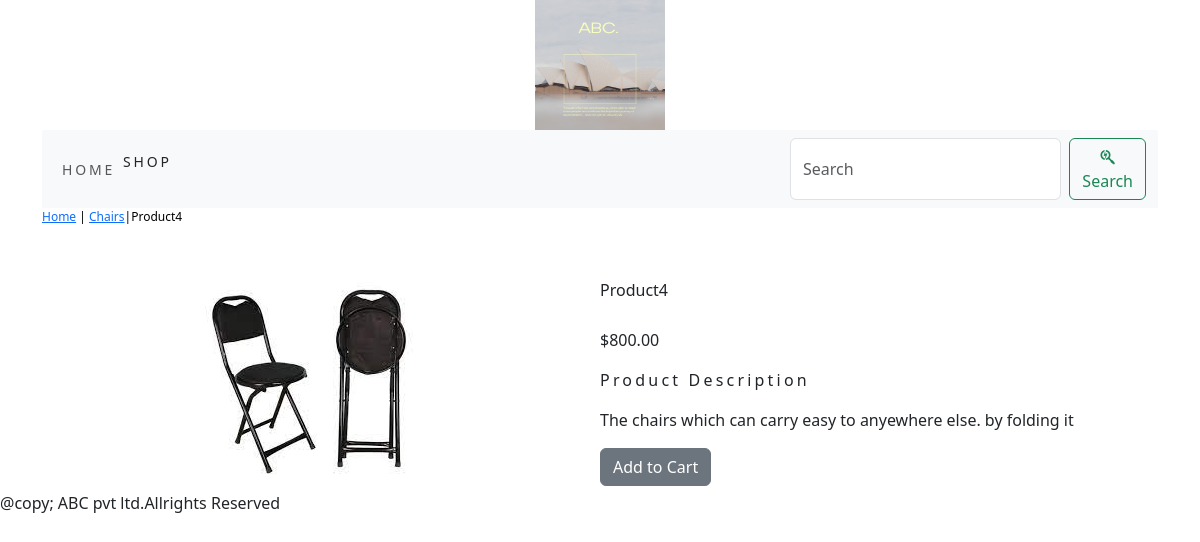
Page /shop2/chairs/foldable-chairs/ on the committed database.
### shop2/models.py (models this page shows, shortened)
class Product(models.Model):
    name=models.CharField(max_length=250,unique=True)
    slug=models.SlugField(max_length=250,unique=True)
    description=models.TextField(blank=True)
    price=models.DecimalField(max_digits=10,decimal_places=2)
    category=models.ForeignKey(Category,on_delete=models.CASCADE)
    image = models.ImageField(upload_to='product', blank=True)
    stock=models.IntegerField()
    available=models.BooleanField(default=True)
    created=models.DateTimeField(auto_now_add=True)
    updated=models.DateTimeField(auto_now=True)
    class Meta:
        ordering = ('name',)
        verbose_name = 'product'
        verbose_name_plural = 'products'

class Category(models.Model):
    name=models.CharField(max_length=250,unique=True)
    slug=models.SlugField(max_length=250,unique=True)
    description=models.TextField(blank=True)
    image=models.ImageField(upload_to='category',blank=True)
    class Meta:
        ordering=('name',)
        verbose_name='category'
        verbose_name_plural='categorise'
    def get_url(self):
        return reverse('shop2:products_by_category',args=[self.slug,])
    def __str__(self):
        return  '{}'.format(self.name)

### shop2/views.py (the view)
# urls.py: path('<slug:c_slug>/<slug:product_slug>/',views.proDetail,name='prodCatdetail'),
def proDetail(request,c_slug,product_slug):
    try:
        product=Product.objects.get(category__slug=c_slug,slug=product_slug)
    except Exception as e:
        raise e
    return render(request,'product.html',{'product':product})

### cart/context_processors.py (called while the page is built)
def counter(request):
    item_count=0
    if 'admin'in request.path:
        return {}
    else:
        try:
            cart=Cart.objects.filter(cart_id=_cart_id(request))
            cart_items=CartItem.objects.all().filter(cart=cart[:1])
            for cart_item in cart_items:
                item_count += cart_item.quantity
        except Cart.doesNotExist:
            item_count =0
    return dict(item_count=item_count)

### cart/views.py (called while the page is built)
def _cart_id(request):
    cart=request.session.session_key
    if not cart:
        cart=request.session.create()
    return cart

### shop2/context_processors.py (called while the page is built)
def menu_links(request):
    links=Category.objects.all()
    return dict(links=links)

### templates/product.html (shortened to what this page needs)
{% extends 'base.html' %}
{% load static %}
{% block content %}
<div class="row my_prod_row_class">
    <div class="mx_auto">
        <p><a href="{% url 'shop2:allProdCat' %}">Home</a> | <a href="{{product.category.get_url}}">{{product.category}}</a>|{{product.name}}</p>
    </div>
    <div class="container"></div>
<br>
<div class="row">
    <div class="col-12 col-sm-12 col-md-12 col-lg-6 text-center">
        <div style="min-width:18rem">
            <img src="{{product.image.url}}" alt="{{product.name}}">
        </div>
    </div>
    <div class="col-12 col-sm-12 col-md-12 col-lg-6">
        <div>
         <h1 class="my_prod_title">{{product.name}}</h1>
         <p>${{product.price}}</p>
         <p class="my_title">Product Description</p>
         <p class="text-justify my_prod_text">{{product.description}}</p>
         {% if product.stock <= 0 %}
         <p class="text-justify my_prod_text"><b>Out of Stock</b></p>
         {% else%}
         <a class="btn btn-secondary" href="{% url 'cart:add_cart' product.id %}">Add to Cart</a>
         {% endif %}
    </div>
    </div>
</div>
</div>
{% endblock %}

### static/css/custom.css (style rules this page uses)
.my_title { font-size : 16px; text_transform:uppercase; letter-spacing:.2em }
,my_prod_row_class { padding-top:15px; padding-bottom:20px; }
.my_prod_row_class .mx_auto { color:#000; font-size:12px; text-decoration:none; }
.my_prod_title { font-size:16px; test_transform:uppercase; letter-pacing:.2em; padding-top:15px; padding-bottom:20px; }
.my_prod_text { padding }

### rows in the picture
Product: category "Chairs", name "Product4", image (picture), price "800.00", description "The chairs which can carry easy to anyewhere else. by folding it"
